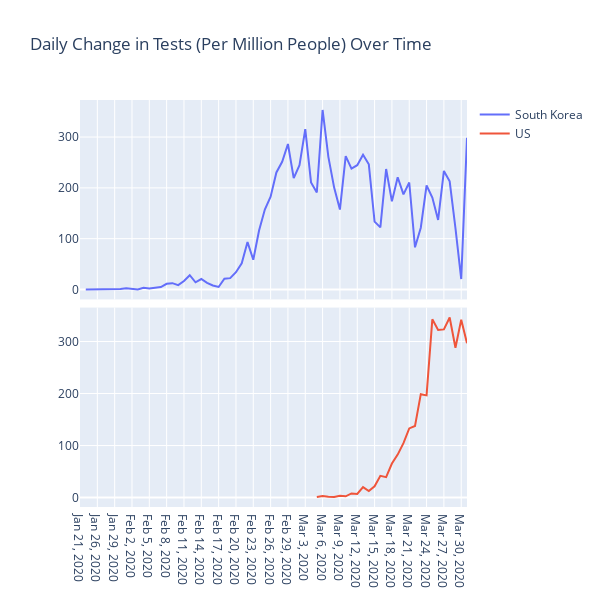

The notebook cell this image was saved under:
### Code cell
#Plot Daily Change in Positive Tests for US and South Korea
from plotly.subplots import make_subplots
fig4 = make_subplots(
    rows=2, cols=1, shared_xaxes=True, vertical_spacing=0.02
)
fig4.add_trace(go.Scatter(x=df_tests_SK['Date'], y=df_tests_SK['test_diff'], name='South Korea'),
              row=1, col=1)
fig4.add_trace(go.Scatter(x=df_tests_US['Date'], y=df_tests_US['test_diff'], name='US'),
              row=2, col=1)
fig4.update_layout(height=600, width=600,
                  title_text="Daily Change in Tests (Per Million People) Over Time")
fig4.show()

### Figure 1 — Plotly figure (JSON) as saved in the notebook; plotly's stock layout.template omitted (floating-point values rounded to 4 significant figures)
{"data": [{"name": "South Korea", "type": "scatter", "x": ["Jan 21, 2020", "Jan 22, 2020", "Jan 24, 2020", "Jan 26, 2020", "Jan 27, 2020", "Jan 28, 2020", "Jan 29, 2020", "Jan 30, 2020", "Feb 1, 2020", "Feb 2, 2020", "Feb 3, 2020", "Feb 4, 2020", "Feb 5, 2020", "Feb 6, 2020", "Feb 7, 2020", "Feb 8, 2020", "Feb 9, 2020", "Feb 10, 2020", "Feb 11, 2020", "Feb 12, 2020", "Feb 13, 2020", "Feb 14, 2020", "Feb 15, 2020", "Feb 16, 2020", "Feb 17, 2020", "Feb 18, 2020", "Feb 19, 2020", "Feb 20, 2020", "Feb 21, 2020", "Feb 22, 2020", "Feb 23, 2020", "Feb 24, 2020", "Feb 25, 2020", "Feb 26, 2020", "Feb 27, 2020", "Feb 28, 2020", "Feb 29, 2020", "Mar 1, 2020", "Mar 2, 2020", "Mar 3, 2020", "Mar 4, 2020", "Mar 5, 2020", "Mar 6, 2020", "Mar 7, 2020", "Mar 8, 2020", "Mar 9, 2020", "Mar 10, 2020", "Mar 11, 2020", "Mar 12, 2020", "Mar 13, 2020", "Mar 14, 2020", "Mar 15, 2020", "Mar 16, 2020", "Mar 17, 2020", "Mar 18, 2020", "Mar 19, 2020", "Mar 20, 2020", "Mar 21, 2020", "Mar 22, 2020", "Mar 23, 2020", "Mar 24, 2020", "Mar 25, 2020", "Mar 26, 2020", "Mar 27, 2020", "Mar 28, 2020", "Mar 29, 2020", "Mar 30, 2020", "Mar 31, 2020"], "xaxis": "x", "y": [null, 0.09707, 0.1941, 0.466, 0.1941, 1.068, 1.456, 1.029, 2.466, 1.126, 0, 3.456, 2.077, 3.32, 4.757, 11.09, 12.41, 8.465, 16.56, 28.05, 14.04, 20.52, 12.91, 7.766, 4.893, 21.24, 22.25, 33.98, 51.55, 93.29, 58.48, 116.1, 157.3, 182.7, 230.3, 251.4, 286.4, 219.2, 244.7, 315.7, 210.8, 190.9, 353.3, 261.1, 200.5, 157.3, 262.6, 237.9, 244.7, 265.0, 246.3, 133.5, 122.2, 237.1, 173.4, 220.9, 187.2, 210.6, 82.92, 121.5, 204.7, 180.8, 136.8, 233.3, 212.9, 120.7, 20.44, 298.4], "yaxis": "y"}, {"name": "US", "type": "scatter", "x": ["Mar 4, 2020", "Mar 5, 2020", "Mar 6, 2020", "Mar 7, 2020", "Mar 8, 2020", "Mar 9, 2020", "Mar 10, 2020", "Mar 11, 2020", "Mar 12, 2020", "Mar 13, 2020", "Mar 14, 2020", "Mar 15, 2020", "Mar 16, 2020", "Mar 17, 2020", "Mar 18, 2020", "Mar 19, 2020", "Mar 20, 2020", "Mar 21, 2020", "Mar 22, 2020", "Mar 23, 2020", "Mar 24, 2020", "Mar 25, 2020", "Mar 26, 2020", "Mar 27, 2020", "Mar 28, 2020", "Mar 29, 2020", "Mar 30, 2020", "Mar 31, 2020"], "xaxis": "x2", "y": [null, 1.077, 2.794, 1.509, 1.047, 3.515, 2.384, 8.011, 7.087, 19.93, 12.44, 21.65, 41.78, 39.26, 65.38, 82.58, 104.6, 133.0, 137.6, 198.7, 196.4, 342.8, 322.3, 323.3, 346.0, 288.1, 342.0, 296.5], "yaxis": "y2"}], "layout": {"height": 600, "title": {"text": "Daily Change in Tests (Per Million People) Over Time"}, "width": 600, "xaxis": {"anchor": "y", "domain": [0, 1], "matches": "x2", "showticklabels": false}, "xaxis2": {"anchor": "y2", "domain": [0, 1]}, "yaxis": {"anchor": "x", "domain": [0.51, 1]}, "yaxis2": {"anchor": "x2", "domain": [0, 0.49]}}}
